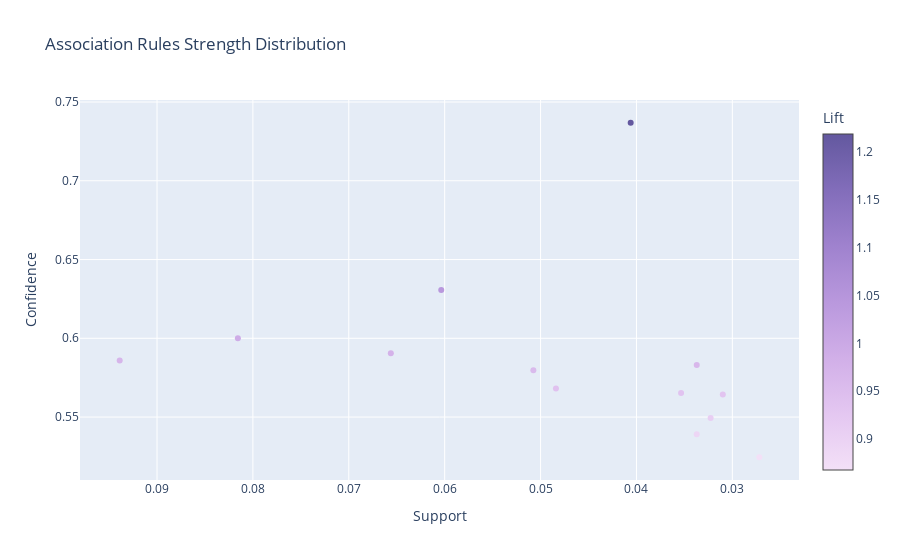
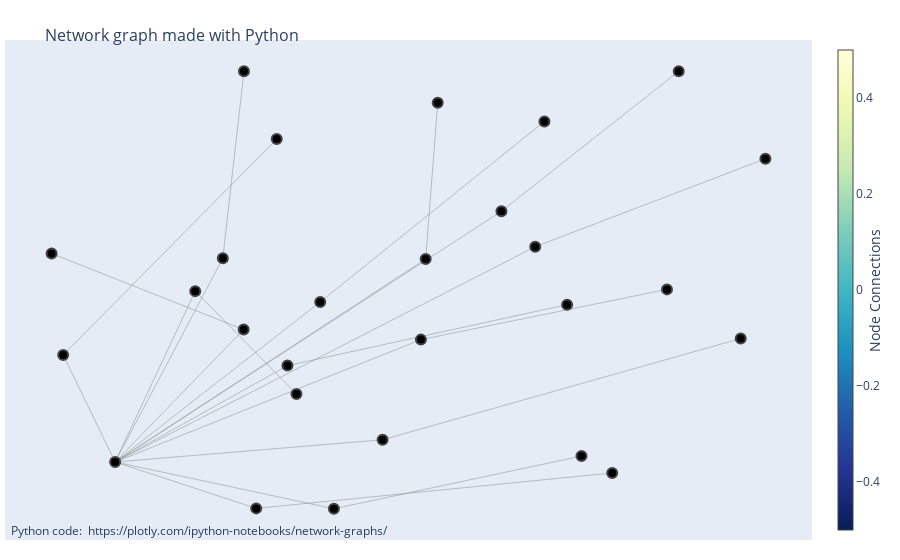

The cell these charts' notebook holds for them, in order:
### Code cell
PyARMViz.metadata_scatter_plot(rules)
PyARMViz.adjacency_graph_plotly(rules)

### Figure 1 — Plotly figure (JSON) as saved in the notebook; plotly's stock layout.template omitted (floating-point values rounded to 4 significant figures)
{"data": [{"marker": {"color": [0.9646, 0.8919, 0.9694, 0.9398, 0.959, 0.935, 1.043, 0.9088, 0.9926, 0.9769, 0.9336, 0.8676, 1.219], "colorbar": {"title": {"text": "Lift"}}, "colorscale": [[0, "rgb(243, 224, 247)"], [0.1667, "rgb(228, 199, 241)"], [0.3333, "rgb(209, 175, 232)"], [0.5, "rgb(185, 152, 221)"], [0.6667, "rgb(159, 130, 206)"], [0.8333, "rgb(130, 109, 186)"], [1, "rgb(99, 88, 159)"]]}, "mode": "markers", "text": ["('Alfajores',) => ('Coffee',), Lift: 0.9645603530523139", "('Brownie',) => ('Coffee',), Lift: 0.8918688481846033", "('Cake',) => ('Coffee',), Lift: 0.9693589856655382", "('Cookies',) => ('Coffee',), Lift: 0.9397677756866247", "('Hot chocolate',) => ('Coffee',), Lift: 0.9589987614888208", "('Juice',) => ('Coffee',), Lift: 0.9350237924516004", "('Medialuna',) => ('Coffee',), Lift: 1.0433198173640452", "('Muffin',) => ('Coffee',), Lift: 0.9088289188738964", "('Pastry',) => ('Coffee',), Lift: 0.9925637181409296", "('Sandwich',) => ('Coffee',), Lift: 0.9769115442278861", "('Scone',) => ('Coffee',), Lift: 0.9335995368652308", "('Soup',) => ('Coffee',), Lift: 0.8676256277455678", "('Toast',) => ('Coffee',), Lift: 1.218937899471317"], "type": "scatter", "x": [0.03371, 0.03371, 0.09389, 0.0484, 0.05075, 0.03535, 0.06036, 0.03226, 0.08157, 0.06562, 0.031, 0.02719, 0.0406], "y": [0.5831, 0.5391, 0.586, 0.5681, 0.5797, 0.5652, 0.6307, 0.5494, 0.6, 0.5905, 0.5644, 0.5245, 0.7368]}], "layout": {"title": {"text": "Association Rules Strength Distribution"}, "xaxis": {"autorange": "reversed", "title": {"text": "Support"}}, "yaxis": {"title": {"text": "Confidence"}}}}

### Figure 2 — Plotly figure (JSON) as saved in the notebook; plotly's stock layout.template omitted (floating-point values rounded to 4 significant figures)
{"data": [{"hoverinfo": "none", "line": {"color": "#888", "width": 0.5}, "mode": "lines", "type": "scatter", "x": [-0.04413, -0.7737, null, 0.9326, -0.04413, null, 0.06037, -0.7737, null, 0.7315, 0.06037, null, -0.177, -0.7737, null, 0.4983, -0.177, null, -0.48, -0.7737, null, -0.4223, -0.48, null, 0.3722, -0.7737, null, 1, 0.3722, null, -0.3037, -0.7737, null, 0.4592, -0.3037, null, -0.3889, -0.7737, null, 0.5821, -0.3889, null, -0.9154, -0.7737, null, -0.3329, -0.9154, null, 0.07334, -0.7737, null, 0.1062, 0.07334, null, -0.4231, -0.7737, null, -0.947, -0.4231, null, -0.2143, -0.7737, null, 0.3973, -0.2143, null, -0.5552, -0.7737, null, -0.2791, -0.5552, null, 0.28, -0.7737, null, 0.7635, 0.28, null], "y": [-0.5438, -0.6291, null, -0.155, -0.5438, null, -0.1592, -0.6291, null, 0.0338, -0.1592, null, -0.8087, -0.6291, null, -0.6063, -0.8087, null, 0.1533, -0.6291, null, 0.8711, 0.1533, null, 0.1976, -0.6291, null, 0.5355, 0.1976, null, -0.259, -0.6291, null, -0.02492, -0.259, null, -0.8073, -0.6291, null, -0.6714, -0.8073, null, -0.218, -0.6291, null, 0.6114, -0.218, null, 0.1501, -0.6291, null, 0.7502, 0.1501, null, -0.1207, -0.6291, null, 0.1716, -0.1207, null, -0.01443, -0.6291, null, 0.6787, -0.01443, null, 0.02705, -0.6291, null, -0.3679, 0.02705, null, 0.3339, -0.6291, null, 0.8715, 0.3339, null]}, {"hoverinfo": "text", "marker": {"color": [], "colorbar": {"thickness": 15, "title": {"side": "right", "text": "Node Connections"}, "xanchor": "left"}, "colorscale": [[0, "rgb(255,255,217)"], [0.125, "rgb(237,248,177)"], [0.25, "rgb(199,233,180)"], [0.375, "rgb(127,205,187)"], [0.5, "rgb(65,182,196)"], [0.625, "rgb(29,145,192)"], [0.75, "rgb(34,94,168)"], [0.875, "rgb(37,52,148)"], [1, "rgb(8,29,88)"]], "line": {"width": 2}, "reversescale": true, "showscale": true, "size": 10}, "mode": "markers", "text": ["0", "Alfajores", "Coffee", "1", "Brownie", "2", "Cake", "3", "Cookies", "4", "Hot chocolate", "5", "Juice", "6", "Medialuna", "7", "Muffin", "8", "Pastry", "9", "Sandwich", "10", "Scone", "11", "Soup", "12", "Toast"], "type": "scatter", "x": [-0.04413, 0.9326, -0.7737, 0.06037, 0.7315, -0.177, 0.4983, -0.48, -0.4223, 0.3722, 1, -0.3037, 0.4592, -0.3889, 0.5821, -0.9154, -0.3329, 0.07334, 0.1062, -0.4231, -0.947, -0.2143, 0.3973, -0.5552, -0.2791, 0.28, 0.7635], "y": [-0.5438, -0.155, -0.6291, -0.1592, 0.0338, -0.8087, -0.6063, 0.1533, 0.8711, 0.1976, 0.5355, -0.259, -0.02492, -0.8073, -0.6714, -0.218, 0.6114, 0.1501, 0.7502, -0.1207, 0.1716, -0.01443, 0.6787, 0.02705, -0.3679, 0.3339, 0.8715]}], "layout": {"annotations": [{"showarrow": false, "text": "Python code: <a href='https://plotly.com/ipython-notebooks/network-graphs/'> https://plotly.com/ipython-notebooks/network-graphs/</a>", "x": 0.005, "xref": "paper", "y": -0.002, "yref": "paper"}], "hovermode": "closest", "margin": {"b": 20, "l": 5, "r": 5, "t": 40}, "showlegend": false, "title": {"font": {"size": 16}, "text": "<br>Network graph made with Python"}, "xaxis": {"showgrid": false, "showticklabels": false, "zeroline": false}, "yaxis": {"showgrid": false, "showticklabels": false, "zeroline": false}}}
